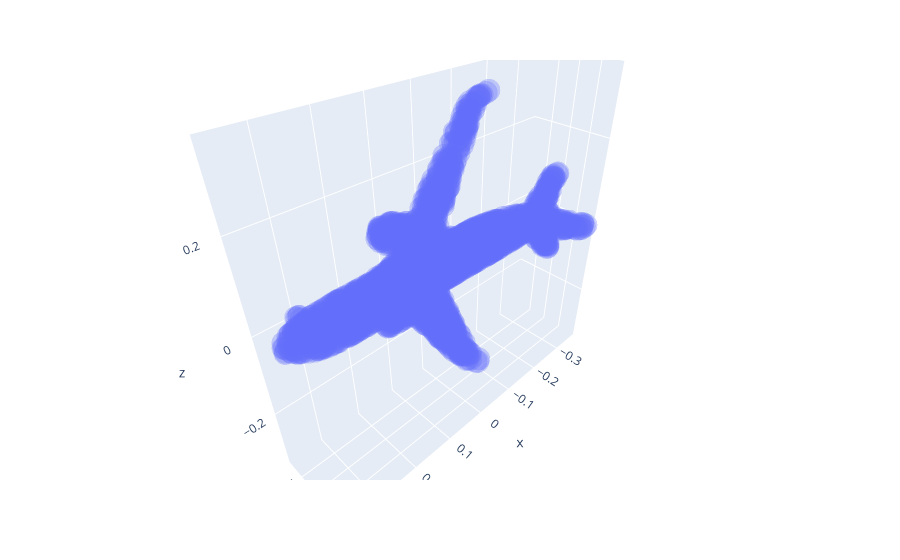

The code cell stored with this chart in its notebook:
### Markdown cell above
Let's have a look at some samples ...

### Code cell
# Original data point
sample = next(iter(data_loader))
plot_3d_shape(sample[0])

### Figure 1 — Plotly figure (JSON) as saved in the notebook; plotly's stock layout.template omitted (floating-point values rounded to 4 significant figures; data arrays with more than 128 entries replaced by an {"elided": "..."} marker saying what was removed)
{"data": [{"hovertemplate": "x=%{x}<br>y=%{y}<br>z=%{z}<extra></extra>", "legendgroup": "", "marker": {"color": "#636efa", "opacity": 0.3, "symbol": "circle"}, "mode": "markers", "name": "", "scene": "scene", "showlegend": false, "type": "scatter3d", "x": {"elided": "2552 float values"}, "y": {"elided": "2552 float values"}, "z": {"elided": "2552 float values"}}], "layout": {"legend": {"tracegroupgap": 0}, "margin": {"t": 60}, "scene": {"domain": {"x": [0, 1], "y": [0, 1]}, "xaxis": {"title": {"text": "x"}}, "yaxis": {"title": {"text": "y"}}, "zaxis": {"title": {"text": "z"}}}}}
